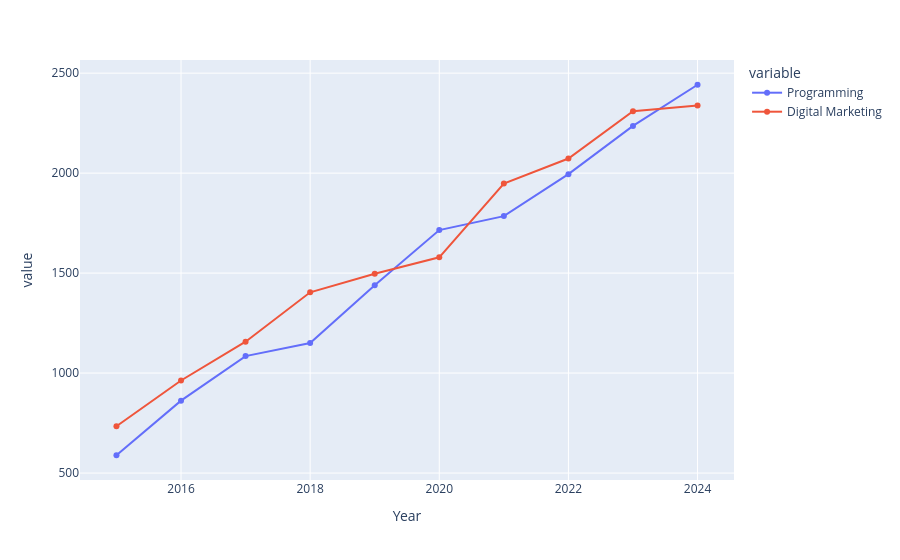

Notebook source saved alongside this figure:
### Code cell
fig = px.line(enrollment_data, x='Year', y=['Programming','Digital Marketing'],markers='True')
fig.show()

### Figure 1 — Plotly figure (JSON) as saved in the notebook; plotly's stock layout.template omitted (floating-point values rounded to 4 significant figures)
{"data": [{"hovertemplate": "variable=Programming<br>Year=%{x}<br>value=%{y}<extra></extra>", "legendgroup": "Programming", "line": {"color": "#636efa", "dash": "solid"}, "marker": {"symbol": "circle"}, "mode": "lines+markers", "name": "Programming", "orientation": "v", "showlegend": true, "type": "scatter", "x": [2015, 2016, 2017, 2018, 2019, 2020, 2021, 2022, 2023, 2024], "xaxis": "x", "y": [589, 862, 1085, 1150, 1439, 1715, 1785, 1995, 2236, 2442], "yaxis": "y"}, {"hovertemplate": "variable=Digital Marketing<br>Year=%{x}<br>value=%{y}<extra></extra>", "legendgroup": "Digital Marketing", "line": {"color": "#EF553B", "dash": "solid"}, "marker": {"symbol": "circle"}, "mode": "lines+markers", "name": "Digital Marketing", "orientation": "v", "showlegend": true, "type": "scatter", "x": [2015, 2016, 2017, 2018, 2019, 2020, 2021, 2022, 2023, 2024], "xaxis": "x", "y": [734, 963, 1157, 1404, 1497, 1579, 1948, 2073, 2310, 2338], "yaxis": "y"}], "layout": {"legend": {"title": {"text": "variable"}, "tracegroupgap": 0}, "margin": {"t": 60}, "xaxis": {"anchor": "y", "domain": [0, 1], "title": {"text": "Year"}}, "yaxis": {"anchor": "x", "domain": [0, 1], "title": {"text": "value"}}}}
